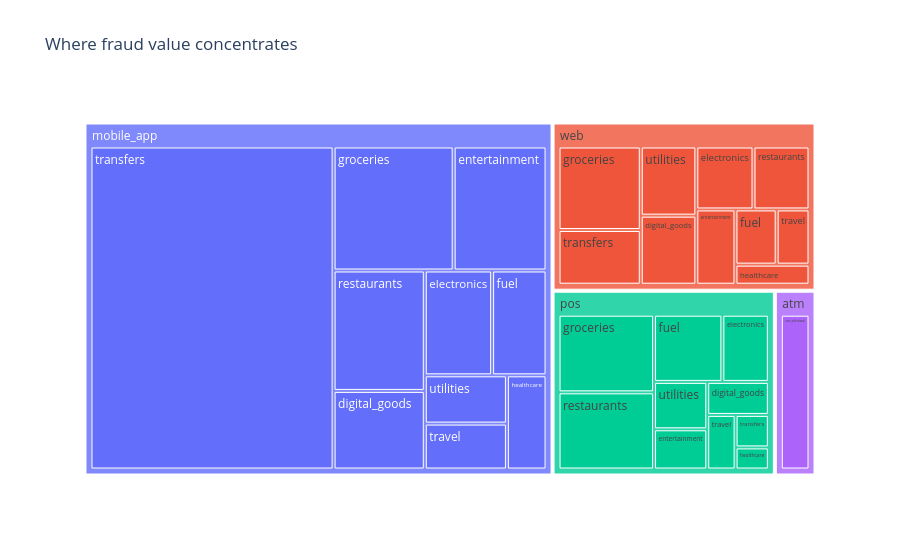

Notebook cell for this chart:
### Code cell
px.treemap(df[df.is_fraud==1], path=['channel','merchant_category'], values='amount', title='Where fraud value concentrates')

### Figure 1 — Plotly figure (JSON) as saved in the notebook; plotly's stock layout.template omitted (floating-point values rounded to 4 significant figures)
{"data": [{"branchvalues": "total", "domain": {"x": [0.0, 1.0], "y": [0.0, 1.0]}, "hovertemplate": "labels=%{label}<br>amount=%{value}<br>parent=%{parent}<br>id=%{id}<extra></extra>", "ids": ["mobile_app/electronics", "atm/cash_withdrawal", "web/digital_goods", "mobile_app/transfers", "web/transfers", "mobile_app/entertainment", "mobile_app/travel", "pos/fuel", "mobile_app/restaurants", "web/fuel", "web/groceries", "web/entertainment", "web/utilities", "pos/groceries", "pos/digital_goods", "mobile_app/groceries", "pos/restaurants", "mobile_app/fuel", "pos/entertainment", "mobile_app/digital_goods", "web/electronics", "mobile_app/healthcare", "pos/utilities", "pos/healthcare", "web/healthcare", "mobile_app/utilities", "pos/electronics", "web/restaurants", "pos/transfers", "web/travel", "pos/travel", "mobile_app", "atm", "web", "pos"], "labels": ["electronics", "cash_withdrawal", "digital_goods", "transfers", "transfers", "entertainment", "travel", "fuel", "restaurants", "fuel", "groceries", "entertainment", "utilities", "groceries", "digital_goods", "groceries", "restaurants", "fuel", "entertainment", "digital_goods", "electronics", "healthcare", "utilities", "healthcare", "healthcare", "utilities", "electronics", "restaurants", "transfers", "travel", "travel", "mobile_app", "atm", "web", "pos"], "name": "", "parents": ["mobile_app", "atm", "web", "mobile_app", "web", "mobile_app", "mobile_app", "pos", "mobile_app", "web", "web", "web", "web", "pos", "pos", "mobile_app", "pos", "mobile_app", "pos", "mobile_app", "web", "mobile_app", "pos", "pos", "web", "mobile_app", "pos", "web", "pos", "web", "pos", "", "", "", ""], "type": "treemap", "values": [7149.0, 6788.0, 4419.0, 79550.0, 5182.0, 11670.0, 3820.0, 5232.0, 11120.0, 2620.0, 7907.0, 3392.0, 4427.0, 8450.0, 2318.0, 15080.0, 8400.0, 5781.0, 2438.0, 7261.0, 4144.0, 3783.0, 2875.0, 837.2, 1712.0, 4015.0, 3557.0, 4058.0, 1231.0, 2088.0, 1763.0, 149200.0, 6788.0, 39950.0, 37100.0]}], "layout": {"legend": {"tracegroupgap": 0}, "title": {"text": "Where fraud value concentrates"}}}
